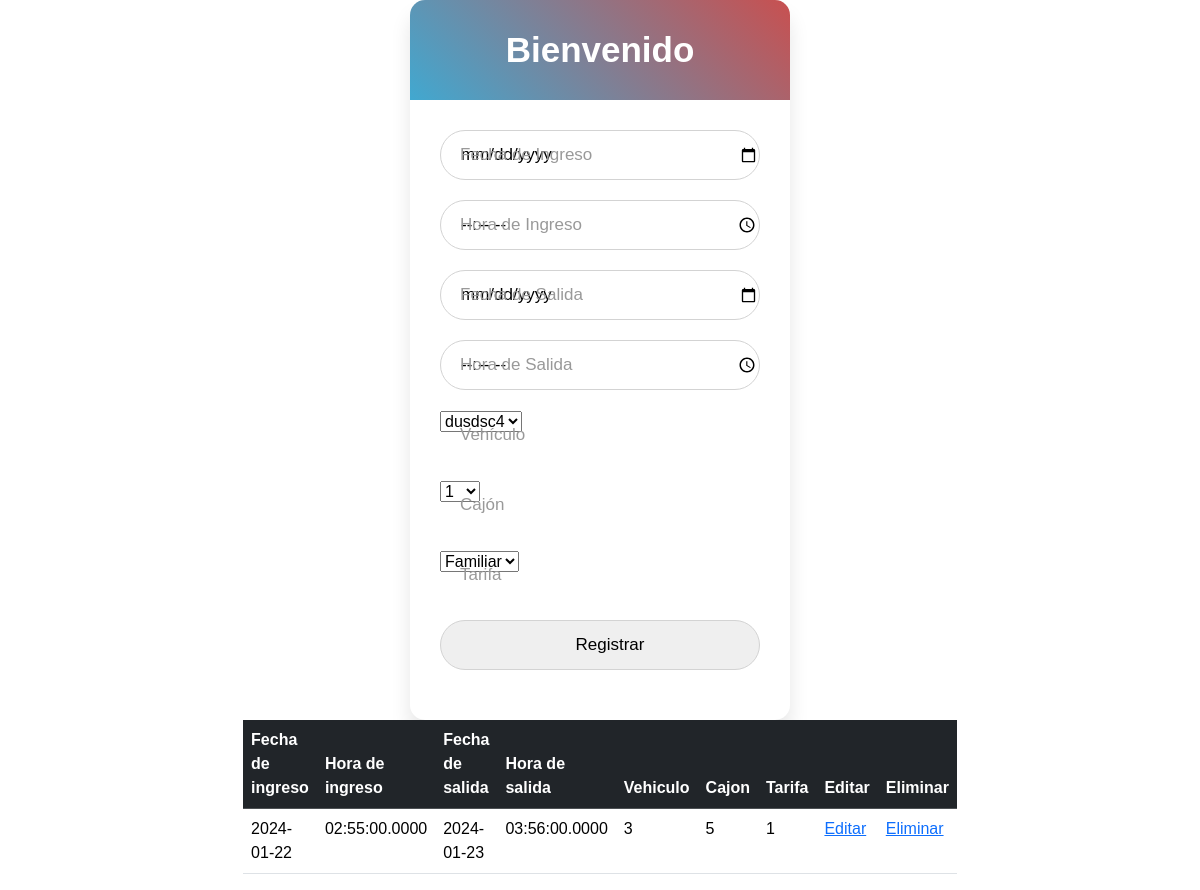
The page /registrar.php on the database its author committed.
### tables this page shows
CREATE TABLE `registro` (
  `id_registro` int(2) NOT NULL,
  `fechaIngreso` date NOT NULL,
  `HoraIngreso` time(4) NOT NULL,
  `FechaSalida` date NOT NULL,
  `HoraSalida` time(4) NOT NULL,
  `id_vehiculo` int(2) NOT NULL,
  `id_cajon` int(2) NOT NULL,
  `id_tarifa` int(11) NOT NULL
);

### registrar.php (the view, shortened to what this page needs)
<!DOCTYPE html>
<html lang="es">
<head>
    <link href="CSS/bootstrap.min.css" rel="stylesheet"
>
    <link rel="stylesheet" href="CSS/registrar.css">
</head>
<body>
    <div class="wrapper">
        <div class="title">
            Bienvenido
        </div>
        <form id="frmregistrar" name="frmregistrar">
            <div class="field">
                <input type="date" name="fechaIngreso" id="fechaIngreso" required>
                <label class="fecha-ingreso">Fecha de Ingreso</label>
            </div>
            <div class="field">
                <input type="time" name="horaIngreso" id="horaIngreso" required>
                <label class="hora-ingreso">Hora de Ingreso</label>
            </div>
            <div class="field">
                <input type="date" name="fechaSalida" id="fechaSalida" required>
                <label class="fecha-salida">Fecha de Salida</label>
            </div>
            <div class="field">
                <input type="time" name="horaSalida" id="horaSalida" required>
                <label class="hora-salida">Hora de Salida</label>
            </div>
            <div class="field">
            <label class="modelo-vehiculo">Vehículo</label>
                <select id="vehiculo" name="vehiculo" required>
                    <?php
                    include "conexion.php";
                    $query = "SELECT id_vehiculo, matricula FROM vehiculos";
                    $result = mysqli_query($conexion, $query);
                    while ($row = mysqli_fetch_assoc($result)) {
                        echo "<option value='" . $row['id_vehiculo'] . "'>" . $row['matricula'] . "</option>";
                    }
                    ?>
                </select>
            </div>
            <div class="field">
                <label class="nombre-usuario">Cajón</label>
                <select id="cajon" name="cajon" required>
                    <?php
                    $query = "SELECT id_cajon, numero FROM cajon";
                    $result = mysqli_query($conexion, $query);
                    while ($row = mysqli_fetch_assoc($result)) {
                        echo "<option value='" . $row['id_cajon'] . "'>" . $row['numero'] . "</option>";
                    }
                    ?>
                </select>
            </div>
            <div class="field">
                <label class="marca-vehiculo">Tarifa</label>
                <select id="tarifa" name="tarifa" required>
                    <?php
                    $query = "SELECT id_tarifa, tarifa FROM tarifa";
                    $result = mysqli_query($conexion, $query);
                    while ($row = mysqli_fetch_assoc($result)) {
                        echo "<option value='" . $row['id_tarifa'] . "'>" . $row['tarifa'] . "</option>";
                    }
                    ?>
                </select>
            </div>
            <div class="field">
            <input type="button" onclick="registrarRegistro()" value="Registrar">
            </div>
        </form>
    </div>
<?php
include 'consultarregistro.php'
?>
</body>
</html>

### consultarregistro.php
<div class="table-responsive">
    <table class="table">
        <thead class="table-dark">
            <tr>
                <th scope="col">Fecha de ingreso</th>
                <th scope="col">Hora de ingreso</th>
                <th scope="col">Fecha de salida</th>
                <th scope="col">Hora de salida</th>
                <th scope="col">Vehiculo</th>
                <th scope="col">Cajon</th>
                <th scope="col">Tarifa</th>
                <th scope="col">Editar</th>
                <th scope="col">Eliminar</th>
            </tr>
        </thead>
        <tbody>
        <?php
            include 'conexion.php';
            $query="SELECT id_registro,fechaIngreso, HoraIngreso,FechaSalida,HoraSalida,id_vehiculo,id_cajon,id_tarifa FROM registro";
            $ejecutar=$conexion->query($query);
            while($result=$ejecutar->fetch_array()){
                echo "<tr>
                <td>".$result['fechaIngreso']."</td>
                <td>".$result['HoraIngreso']."</td>
                <td>".$result['FechaSalida']."</td>
                <td>".$result['HoraSalida']."</td>
                <td>".$result['id_vehiculo']."</td>
                <td>".$result['id_cajon']."</td>
                <td>".$result['id_tarifa']."</td>
                <td><a href='' onclick='editarcliente(".$result['id_registro'].");'>Editar</a></td>
                <td><a href='' onclick='eliminarregistro(".$result['id_registro'].");'>Eliminar</a></td>
                </tr>";
            }
            ?>
        </tbody>
    </table>
</div>

### CSS/registrar.css (style rules this page uses)
* { margin: 0; padding: 0; box-sizing: border-box; font-family: 'Poppins', sans-serif; }
html, body { display: grid; height: 100%; width: 100%; place-items: center; background: #ffffff; }
.wrapper { width: 380px; background: #fff; border-radius: 15px; box-shadow: 0px 15px 20px rgba(0, 0, 0, 0.1); }
.wrapper .title { font-size: 35px; font-weight: 600; text-align: center; line-height: 100px; color: #fff; user-select: none; border-radius: 15px 15px 0 0; background: linear-gradient(-135deg, #c85050, #41a8d0); }
.wrapper form { padding: 10px 30px 50px 30px; }
.wrapper form .field { height: 50px; width: 100%; margin-top: 20px; position: relative; }
.wrapper form .field input { height: 100%; width: 100%; outline: none; font-size: 17px; padding-left: 20px; border: 1px solid lightgrey; border-radius: 25px; transition: all 0.3s ease; }
.wrapper form .field label { position: absolute; top: 50%; left: 20px; color: #999999; font-weight: 400; font-size: 17px; pointer-events: none; transform: translateY(-50%); transition: all 0.3s ease; }
.table { width: 20px; }

### rows shown on the page
registro: fechaIngreso "2024-01-22", HoraIngreso "02:55:00.0000", FechaSalida "2024-01-23", HoraSalida "03:56:00.0000", id_vehiculo "3", id_cajon "5", id_tarifa "1"

### other values the page prints
form field vehiculo "dusdsc4"
form field cajon "1"
form field tarifa "Familiar"
